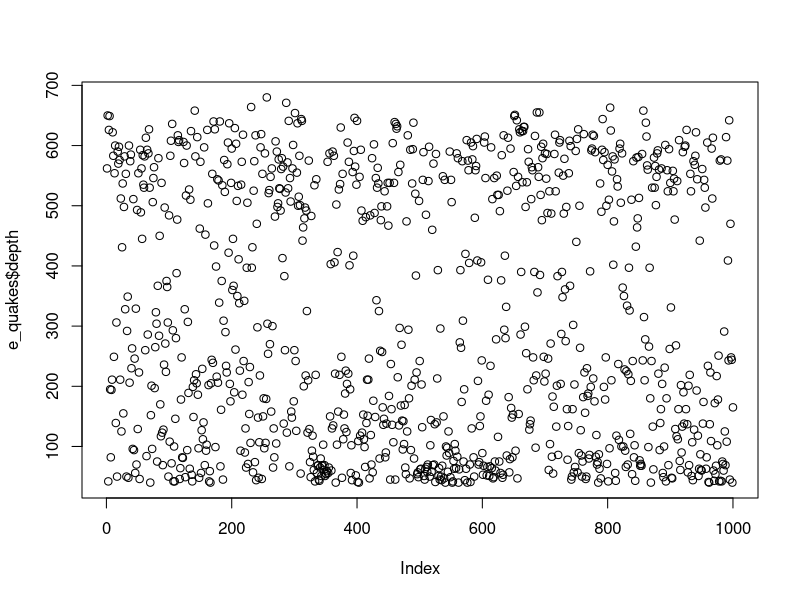
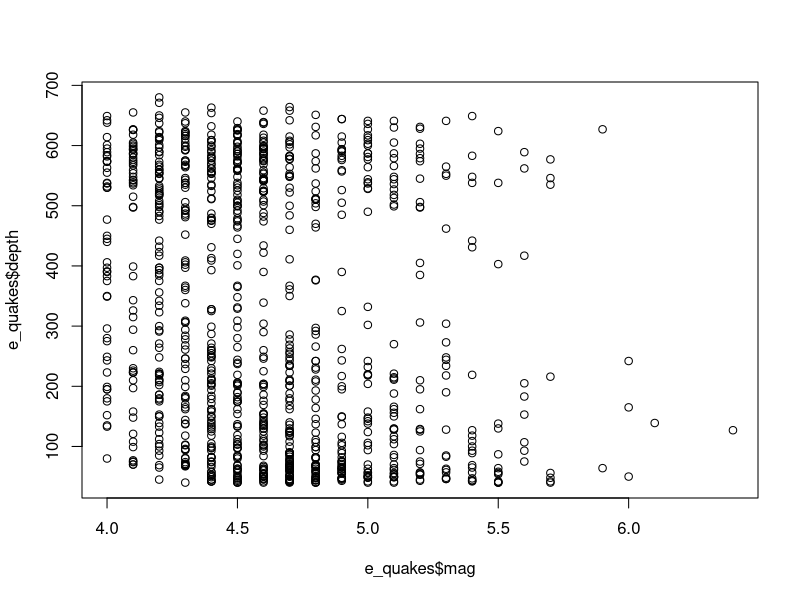
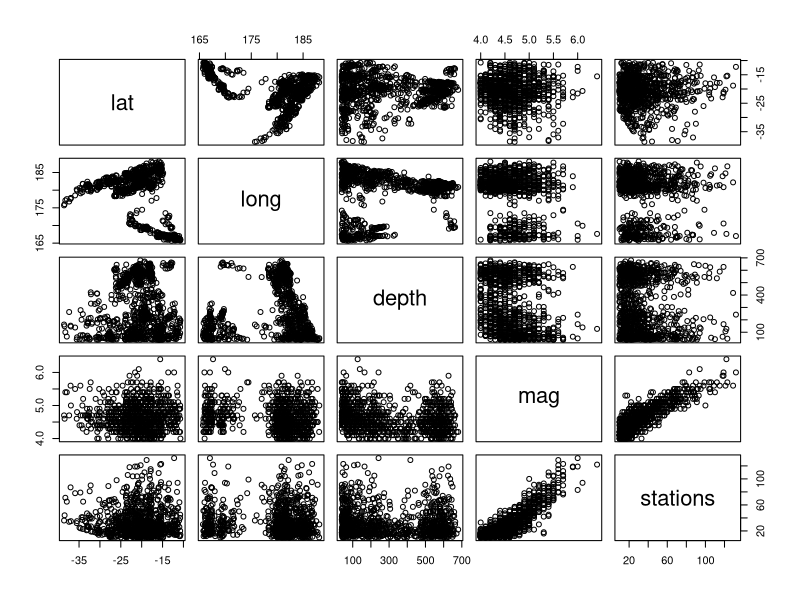
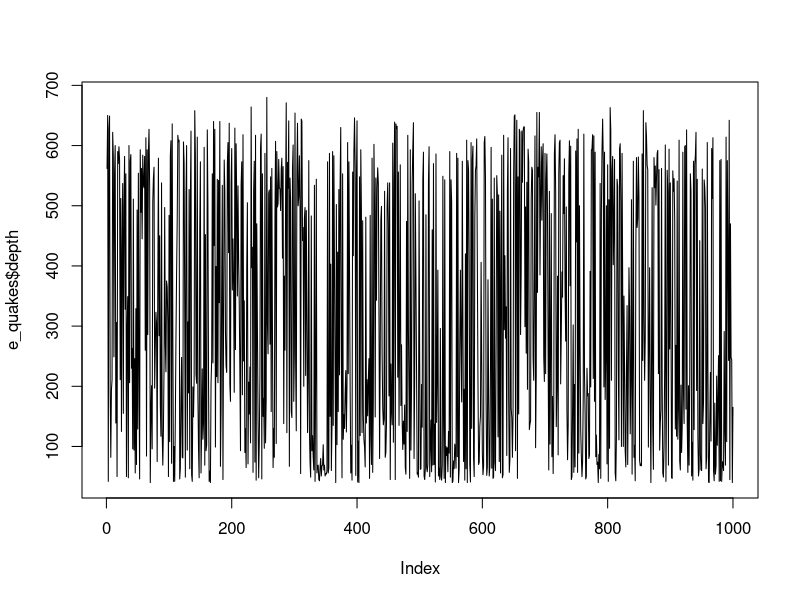
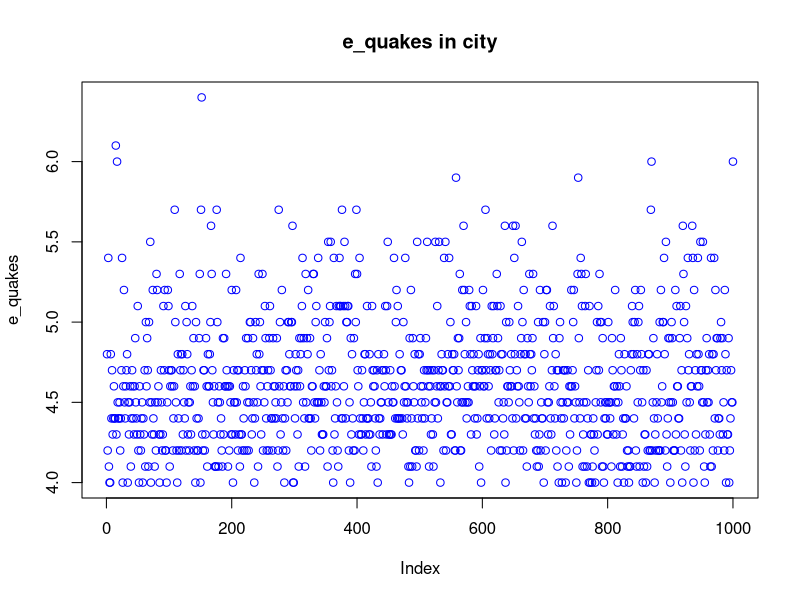
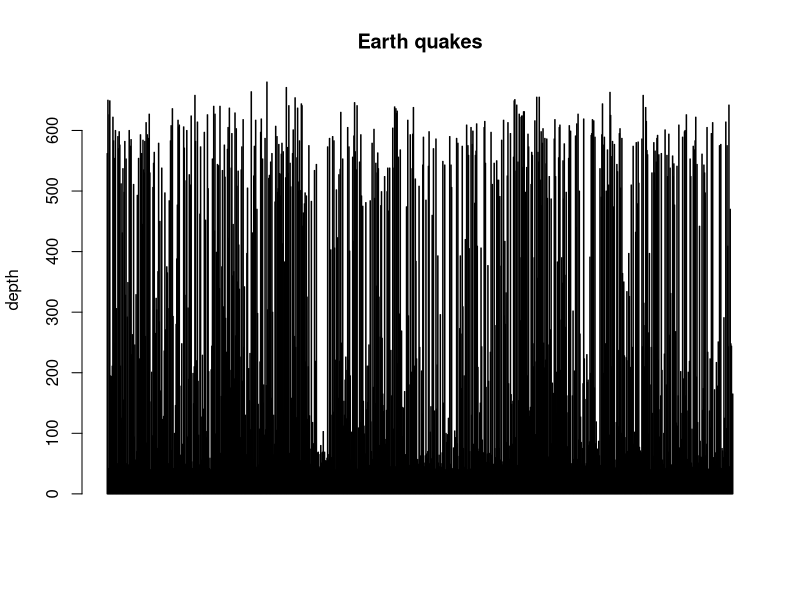
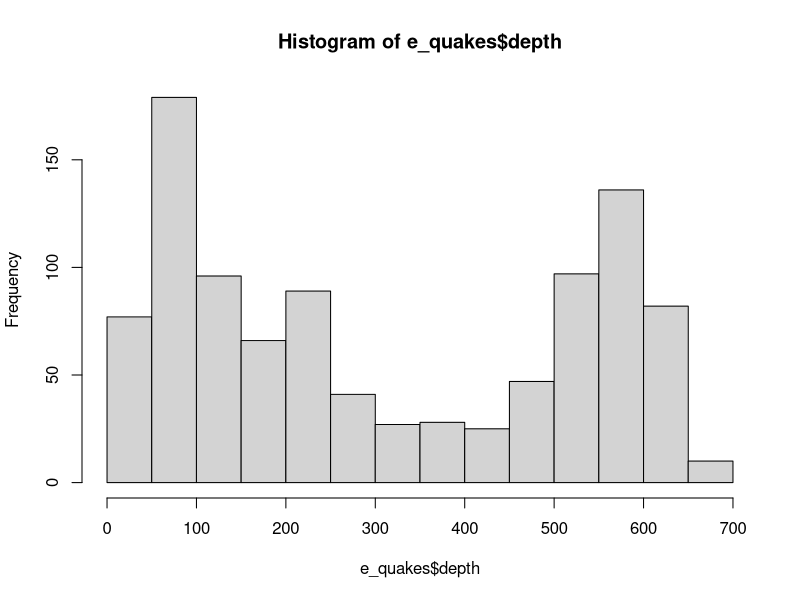
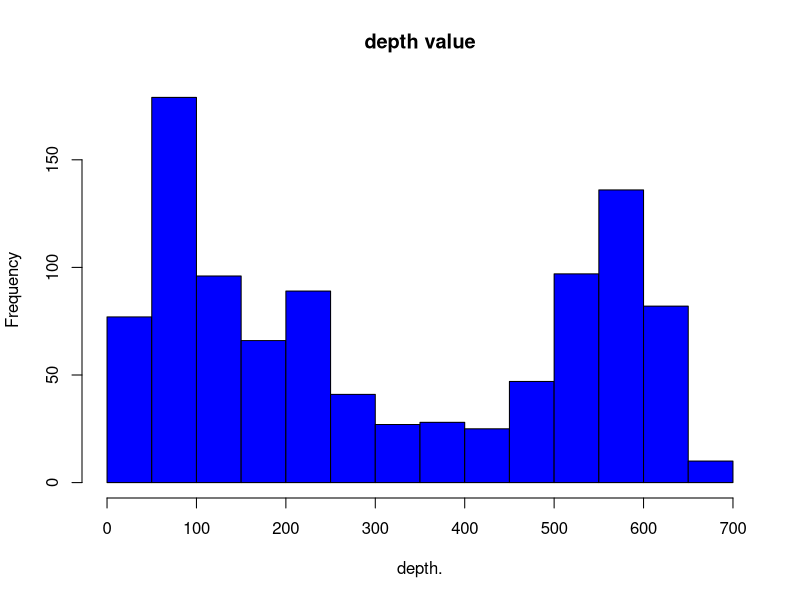

R code for these plots, in order:
e_quakes<-datasets::quakes
e_quakes
head(e_quakes,10)
tail(e_quakes,10)
e_quakes[,c(3,4)]

df<-e_quakes[,-5]
df
summary(e_quakes[,c(3,4)])

e_quakes$depth

summary(e_quakes$depth)

###########Summary of the data#########

summary(e_quakes)
summary(e_quakes$mag) 


#####################
plot(e_quakes$depth)
plot(e_quakes$mag,e_quakes$depth,type="p")
plot(e_quakes)
# points and lines 
plot(e_quakes$depth, type= "l") # p: points, l: lines,b: both
plot(e_quakes$mag, xlab = 'Index', 
     ylab = 'e_quakes', main = 'e_quakes in city',
     col = 'blue')

# Horizontal bar plot
barplot(e_quakes$depth, main = 'Earth quakes',
        ylab = 'depth', col= 'blue',horiz = F,axes=T)

#Histogram
hist(e_quakes$depth)
hist(e_quakes$depth, 
     main = 'depth value',
     xlab = 'depth.', col='blue')

#Single box plot
boxplot(e_quakes$mag,main="Boxplot")

boxplot.stats(e_quakes$mag)$out

# Multiple box plots
boxplot(e_quakes[,1:4],main='Multiple')


#margin of the grid(mar), 
#no of rows and columns(mfrow), 
#whether a border is to be included(bty) 
#and position of the 
#labels(las: 1 for horizontal, las: 0 for vertical)
#bty - box around the plot
par(mfrow=c(3,3),mar=c(2,5,2,1),  las=0, bty="o")
plot(e_quakes$depth)
plot(e_quakes$depth, e_quakes$mag)
plot(e_quakes$depth, type= "l")
plot(e_quakes$depth, type= "l")
plot(e_quakes$depth, type= "l")
barplot(e_quakes$depth, main = 'earth quakes',
        xlab = 'depth level', col='green',horiz = TRUE)
hist(e_quakes$depth)
boxplot(e_quakes$mag)
boxplot(e_quakes[,0:4], main='Multiple Box plots')
